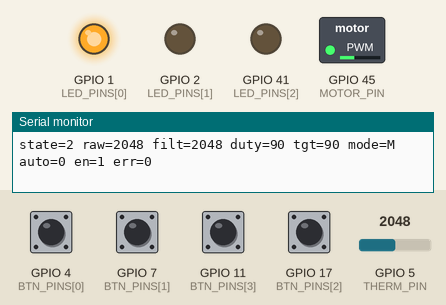
Simulated run of this sketch. Board: ESP32. Shown: switched loads named in the sketch (green lamp = pin HIGH), output pins drawn as LEDs (lit = HIGH), the last lines printed to the serial monitor. The inputs (shaded band) are chosen by the test bench; at power-on: GPIO 4 (BTN_PINS[0]), GPIO 7 (BTN_PINS[1]), GPIO 11 (BTN_PINS[3]), GPIO 17 (BTN_PINS[2]) HIGH, GPIO 5 (THERM_PIN) = 2048 (analog values on the 0–4095 scale).

Above: at 1.7 s.
1.8 s: GPIO 11 (BTN_PINS[3]) pulled LOW for 0.15 s
At 3.3 s:
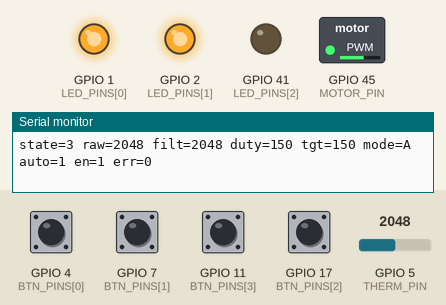
3.9 s: GPIO 5 (THERM_PIN) set to 2866
At 6.2 s:
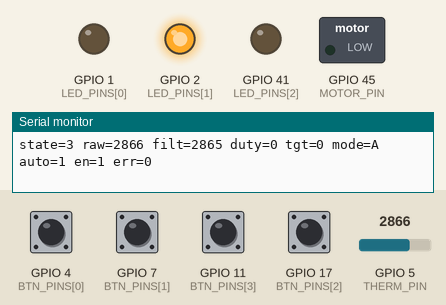
6.5 s: GPIO 5 (THERM_PIN) set to 2725
8.6 s: GPIO 5 (THERM_PIN) set to 2663
At 10.7 s:
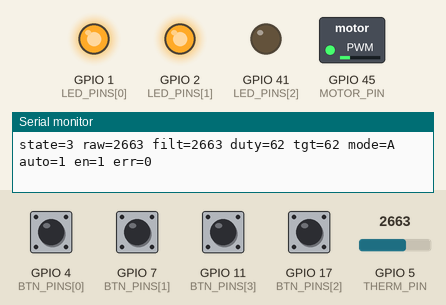
11.6 s: GPIO 5 (THERM_PIN) set to 3603
At 12.2 s:
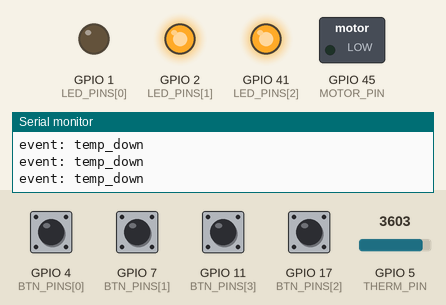
13.9 s: GPIO 5 (THERM_PIN) set to 3842
At 15.0 s:
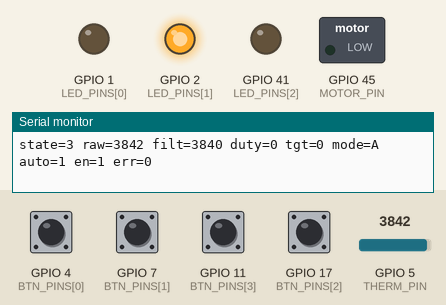
15.9 s: GPIO 5 (THERM_PIN) set to 3950
At 17.1 s:
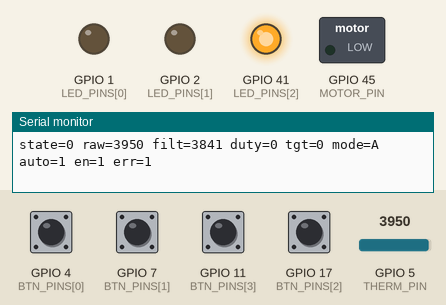
Timing chart, 0 to 18.4 s (numbered marks = the images above; inputs shaded):
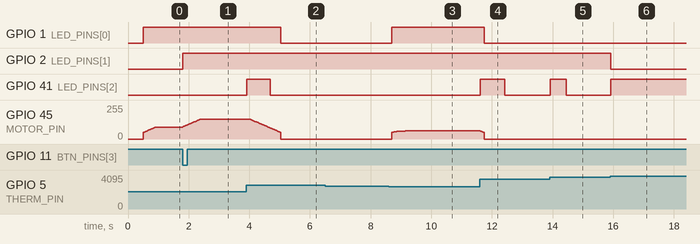

The sketch:

esp32-thermistor-fan-automation.ino
```cpp
#include <Arduino.h>
#include "headers/state_machine.h"

void setup() {
  Serial.begin(115200);
  delay(500);
  system_init();
  Serial.println("fan controller: leds fixed, temp events & hysteresis");
}

void loop() {
  system_update();
  delay(20);
}
```

buttons.h
```cpp
#pragma once
#include <Arduino.h>

//====== button identifiers ======

// order must match BTN_PINS[] in pins.h
enum ButtonId {
  BTN_POWER,
  BTN_SPEED_DOWN,
  BTN_SPEED_UP,
  BTN_AUTO,
  BTN_COUNT // keep last
};

void buttons_init();
void buttons_poll();
bool button_pressed(ButtonId id); // true once per press (edge)
```

leds.h
```cpp
#pragma once
#include <Arduino.h>

//====== led identifiers ======

// order must match LED_PINS[] in pins.h
enum LedId {
  LED_OK,
  LED_AUTO,
  LED_ERR,
  LED_COUNT // keep last
};

void leds_init();
void leds_blink_red_once();    // one-shot red blink (temp down)
void leds_blink_red_triple();  // three red blinks (duty limit hit)
void leds_blink_blue_once();   // one-shot blue blink (temp up)
void leds_update(bool errorFlag, bool autoMode, int currentDuty);
```

logger.h
```cpp
#pragma once

void logSample();               // periodic state snapshot
void logEvent(const char* msg); // one-shot event message
```

motor.h
```cpp
#pragma once
#include <Arduino.h>

void motor_init();
void motor_set_target(int duty); // 0..255
int  motor_get_target();
int  motor_get_current();        // actual duty after ramping
void motor_update();
```

state_machine.h
```cpp
#pragma once
#include <Arduino.h>

//====== mode and fan state ======

enum Mode {
  MODE_MANUAL = 0,
  MODE_AUTO   = 1
};

enum FanState {
  FS_ERROR  = 0,
  FS_OFF    = 1,
  FS_MANUAL = 2,
  FS_AUTO   = 3
};

void     system_init();
void     system_update();
FanState system_fan_state();
Mode     system_mode();
bool     system_motor_enabled();
bool     system_auto_mode();
int      system_manual_duty();
```

thermistor.h
```cpp
#pragma once
#include <Arduino.h>

void  thermistor_init();
void  thermistor_update();

int   thermistor_raw();
float thermistor_filtered();
bool  thermistor_error();

bool  thermistor_trend_up();   // auto-clear on read
bool  thermistor_trend_down(); // auto-clear on read
void  thermistor_clear_trends();
```

buttons.cpp
```cpp
#include "headers/buttons.h"
#include "headers/pins.h"

static bool lastState[BTN_COUNT];
static bool pressEdge[BTN_COUNT];

void buttons_init() {
  for (int i = 0; i < BTN_COUNT; i++) {
    pinMode(BTN_PINS[i], INPUT_PULLUP);
    lastState[i] = digitalRead(BTN_PINS[i]);
    pressEdge[i] = false;
  }
}

void buttons_poll() {
  for (int i = 0; i < BTN_COUNT; i++) {
    bool now = digitalRead(BTN_PINS[i]);
    pressEdge[i] = (lastState[i] == HIGH && now == LOW);
    lastState[i] = now;
  }
}

bool button_pressed(ButtonId id) {
  bool v = pressEdge[id];
  pressEdge[id] = false;
  return v;
}
```

leds.cpp
```cpp
#include "headers/leds.h"
#include "headers/pins.h"
#include "headers/config.h"

// one-shot blink timers: time until which led is on
static unsigned long redBlinkUntil  = 0;
static unsigned long blueBlinkUntil = 0;

// triple blink state
static int  redTripleCount    = 0;    // blinks remaining
static bool redTriplePhase    = false; // true = on, false = off
static unsigned long redTripleNext = 0;

void leds_init() {
  for (int i = 0; i < LED_COUNT; i++) {
    pinMode(LED_PINS[i], OUTPUT);
    digitalWrite(LED_PINS[i], LOW);
  }
}

void leds_blink_red_once() {
  redBlinkUntil = millis() + BLINK_TIME_MS;
}

void leds_blink_red_triple() {
  redTripleCount = 3;
  redTriplePhase = true;
  redTripleNext  = millis() + BLINK_TIME_MS;
  redBlinkUntil  = 0; // override single blink
}

void leds_blink_blue_once() {
  blueBlinkUntil = millis() + BLINK_TIME_MS;
}

void leds_update(bool errorFlag, bool autoMode, int currentDuty) {
  unsigned long now = millis();

  // ------- green: motor actually spinning, no error -------
  bool greenOn = (!errorFlag && currentDuty >= MIN_DUTY);

  // ------- red: solid on error, triple blink, or single blink ---
  bool redOn = false;
  if (errorFlag) {
    redOn = true;
    redBlinkUntil  = 0;
    redTripleCount = 0;
  } else if (redTripleCount > 0) {
    // triple blink in progress
    redOn = redTriplePhase;
    if (now >= redTripleNext) {
      if (redTriplePhase) {
        // was on, switch to off gap
        redTriplePhase = false;
        redTripleNext = now + BLINK_TIME_MS / 2;
      } else {
        // was off gap, start next blink
        redTripleCount--;
        if (redTripleCount > 0) {
          redTriplePhase = true;
          redTripleNext = now + BLINK_TIME_MS;
        }
      }
    }
  } else if (now < redBlinkUntil) {
    redOn = true;
  }

  // ------- blue: auto indicator + temp up blink -----------
  bool blueOn = false;

  // blink has priority
  if (!errorFlag && now < blueBlinkUntil) {
    blueOn = true;
  } else {
    blueBlinkUntil = 0;
    // steady blue when auto mode is active and no error
    if (!errorFlag && autoMode) {
      blueOn = true;
    }
  }

  digitalWrite(LED_PINS[LED_OK],   greenOn ? HIGH : LOW);
  digitalWrite(LED_PINS[LED_ERR],  redOn   ? HIGH : LOW);
  digitalWrite(LED_PINS[LED_AUTO], blueOn  ? HIGH : LOW);
}
```

logger.cpp
```cpp
#include <Arduino.h>
#include "headers/logger.h"
#include "headers/config.h"
#include "headers/state_machine.h"
#include "headers/thermistor.h"
#include "headers/motor.h"

static unsigned long lastLog = 0;

void logSample() {
  if (!ENABLE_LOG) return;

  unsigned long now = millis();
  if (now - lastLog < LOG_INTERVAL_MS) return;
  lastLog = now;

  Serial.print("state=");
  Serial.print((int)system_fan_state());
  Serial.print(" raw=");
  Serial.print(thermistor_raw());
  Serial.print(" filt=");
  Serial.print((int)thermistor_filtered());
  Serial.print(" duty=");
  Serial.print(motor_get_current());
  Serial.print(" tgt=");
  Serial.print(motor_get_target());
  Serial.print(" mode=");
  Serial.print((system_mode() == MODE_MANUAL) ? "M" : "A");
  Serial.print(" auto=");
  Serial.print(system_auto_mode() ? 1 : 0);
  Serial.print(" en=");
  Serial.print(system_motor_enabled() ? 1 : 0);
  Serial.print(" err=");
  Serial.println(thermistor_error() ? 1 : 0);
}

void logEvent(const char* msg) {
  if (!ENABLE_LOG) return;
  Serial.print("event: ");
  Serial.println(msg);
}
```

motor.cpp
```cpp
#include "headers/motor.h"
#include "headers/pins.h"
#include "headers/config.h"

static int targetDuty  = 0;
static int currentDuty = 0;

void motor_init() {
  pinMode(MOTOR_PIN, OUTPUT);
  ledcAttach(MOTOR_PIN, MOTOR_FREQ, MOTOR_RES);
  ledcWrite(MOTOR_PIN, 0);
}

void motor_set_target(int duty) {
  if (duty < 0)   duty = 0;
  if (duty > 255) duty = 255;
  targetDuty = duty;
}

int motor_get_target()  { return targetDuty; }
int motor_get_current() { return currentDuty; }

void motor_update() {
  if (currentDuty < targetDuty) {
    currentDuty += RAMP_STEP;
    if (currentDuty > targetDuty) currentDuty = targetDuty;
  } else if (currentDuty > targetDuty) {
    currentDuty -= RAMP_STEP;
    if (currentDuty < targetDuty) currentDuty = targetDuty;
  }

  // avoid tiny useless values
  if (currentDuty > 0 && currentDuty < MIN_DUTY) {
    if (targetDuty == 0) currentDuty = 0;
    else currentDuty = MIN_DUTY;
  }

  ledcWrite(MOTOR_PIN, currentDuty);
}
```

state_machine.cpp
```cpp
#include "headers/state_machine.h"
#include "headers/buttons.h"
#include "headers/motor.h"
#include "headers/thermistor.h"
#include "headers/leds.h"
#include "headers/logger.h"
#include "headers/config.h"

static Mode     mode         = MODE_MANUAL;
static FanState fanState     = FS_OFF;
static bool     autoMode     = false;   // blue button toggle
static bool     motorEnabled = true;    // green button toggle
static int      manualDuty   = MANUAL_DUTY_DEFAULT;

FanState system_fan_state()      { return fanState; }
Mode     system_mode()           { return mode; }
bool     system_motor_enabled()  { return motorEnabled; }
bool     system_auto_mode()      { return autoMode; }
int      system_manual_duty()    { return manualDuty; }

//====== init ======

void system_init() {
  buttons_init();
  motor_init();
  thermistor_init();
  leds_init();

  motor_set_target(0);
}

//====== compute target duty ======

static void update_logic() {
  int targetDuty = 0;
  fanState = FS_OFF;

  if (thermistor_error()) {
    fanState = FS_ERROR;
    targetDuty = 0;
    motor_set_target(targetDuty);
    return;
  }

  if (mode == MODE_MANUAL) {
    if (motorEnabled) {
      targetDuty = manualDuty;
      fanState = (targetDuty > 0) ? FS_MANUAL : FS_OFF;
    } else {
      targetDuty = 0;
      fanState = FS_OFF;
    }
  } else { // MODE_AUTO
    fanState = FS_AUTO;

    float filtTemp = thermistor_filtered();
    int autoDuty = 0;

    if (filtTemp <= HOT_ADC) {
      autoDuty = MAX_DUTY;
    } else if (filtTemp >= COOL_ADC) {
      autoDuty = 0;
    } else {
      float t = (float)(COOL_ADC - filtTemp) / (float)(COOL_ADC - HOT_ADC);
      if (t < 0) t = 0;
      if (t > 1) t = 1;
      autoDuty = MIN_DUTY + (int)(t * (MAX_DUTY - MIN_DUTY));
    }

    if (!motorEnabled) {
      autoDuty = 0;
    }

    targetDuty = autoDuty;
  }

  motor_set_target(targetDuty);
}

//====== main loop ======

void system_update() {
  buttons_poll();

  // ---------- buttons ----------
  if (button_pressed(BTN_POWER)) {
    motorEnabled = !motorEnabled;
  }

  if (button_pressed(BTN_AUTO)) {
    autoMode = !autoMode;
    mode = autoMode ? MODE_AUTO : MODE_MANUAL;
  }

  if (mode == MODE_MANUAL) {
    if (button_pressed(BTN_SPEED_DOWN)) {
      manualDuty -= MANUAL_DUTY_STEP;
      if (manualDuty < MIN_DUTY) {
        // below minimum -> motor off, triple red blink
        manualDuty = 0;
        leds_blink_red_triple();
        logEvent("duty below min -> OFF");
      }
    }
    if (button_pressed(BTN_SPEED_UP)) {
      manualDuty += MANUAL_DUTY_STEP;
      if (manualDuty > MAX_DUTY) {
        // above maximum -> clamp, triple red blink
        manualDuty = MAX_DUTY;
        leds_blink_red_triple();
        logEvent("duty at max limit");
      }
      // if coming from 0, jump to MIN_DUTY
      if (manualDuty > 0 && manualDuty < MIN_DUTY) {
        manualDuty = MIN_DUTY;
      }
    }
  }

  // ---------- temperature ----------
  thermistor_update();

  // temperature event blinks
  if (!thermistor_error()) {
    if (thermistor_trend_down()) {
      // adc up -> cooler -> temp falling -> red blink
      leds_blink_red_once();
      logEvent("temp_down");
    }
    if (thermistor_trend_up()) {
      // adc down -> hotter -> temp rising -> blue blink only in manual
      if (mode == MODE_MANUAL) {
        leds_blink_blue_once();
      }
      logEvent("temp_up");
    }
  }

  // ---------- core logic ----------
  update_logic();
  motor_update();
  leds_update(thermistor_error(), autoMode, motor_get_current());
  logSample();
}
```

thermistor.cpp
```cpp
#include "headers/thermistor.h"
#include "headers/pins.h"
#include "headers/config.h"

static int   lastRaw      = -1;
static float filt         = -1.0f;
static float prevFilt     = -1.0f;
static bool  errFlag      = false;
static bool  prevErrFlag  = false;
static bool  trendUp      = false;
static bool  trendDown    = false;

void thermistor_init() {
  analogReadResolution(12);
  lastRaw = analogRead(THERM_PIN);
  filt = lastRaw;
  prevFilt = filt;
}

void thermistor_update() {
  prevErrFlag = errFlag;

  int raw = analogRead(THERM_PIN);
  lastRaw = raw;

  // simple fault detection: out of sane range
  if (raw < RAW_MIN_OK || raw > RAW_MAX_OK) {
    errFlag = true;
  } else {
    errFlag = false;
  }

  // handle error transitions: clear all trends
  if (errFlag != prevErrFlag) {
    trendUp   = false;
    trendDown = false;
  }

  if (errFlag) return;

  // first-time init of filter
  if (filt < 0) {
    filt = raw;
    prevFilt = filt;
    return;
  }

  // remember previous filtered value
  prevFilt = filt;

  // low-pass filter
  filt = FILTER_ALPHA * filt + (1.0f - FILTER_ALPHA) * raw;

  int diff = (int)filt - (int)prevFilt;

  // diff > 0: adc up -> cooler -> temp falling
  if (diff > TEMP_DELTA_EVT) {
    trendDown = true;   // temp going down (cooler)
  }
  // diff < 0: adc down -> hotter -> temp rising
  else if (diff < -TEMP_DELTA_EVT) {
    trendUp = true;     // temp going up (hotter)
  }
}

int   thermistor_raw()      { return lastRaw; }
float thermistor_filtered() { return filt; }
bool  thermistor_error()    { return errFlag; }

bool thermistor_trend_up() {
  bool t = trendUp;
  trendUp = false;
  return t;
}

bool thermistor_trend_down() {
  bool t = trendDown;
  trendDown = false;
  return t;
}

void thermistor_clear_trends() {
  trendUp = trendDown = false;
}
```

config.h
```cpp
#pragma once

//====== motor pwm ======

static const int MOTOR_FREQ = 20000; // 20 kHz, above audible range
static const int MOTOR_RES  = 8;     // 8-bit resolution, duty 0..255
static const int RAMP_STEP  = 2;     // duty change per update cycle

static const int MIN_DUTY = 50;      // lowest duty where motor starts
static const int MAX_DUTY = 150;     // comfortable max

//====== thermistor adc ======

static const int   RAW_MIN_OK     = 200;  // below = sensor shorted
static const int   RAW_MAX_OK     = 3900; // above = sensor disconnected
static const float FILTER_ALPHA   = 0.9f; // ema weight, higher = less smoothing
static const int   TEMP_DELTA_EVT = 5;    // adc steps for trend event

//====== auto mode thresholds ======

static const int HOT_ADC  = 2400; // adc value when hot -> full speed
static const int COOL_ADC = 2700; // adc value when cool -> off

//====== manual mode ======

static const int MANUAL_DUTY_STEP    = 5;  // +/- per button press
static const int MANUAL_DUTY_DEFAULT = 90; // starting duty in manual

//====== led timing ======

static const unsigned long BLINK_TIME_MS  = 250; // one-shot blink duration

//====== serial logging ======

static const bool          ENABLE_LOG      = true;
static const unsigned long LOG_INTERVAL_MS = 200;
```

pins.h
```cpp
#pragma once
#include "buttons.h"
#include "leds.h"

//====== buttons ======

static const int BTN_PINS[BTN_COUNT] = {
  4,   // BTN_POWER
  7,   // BTN_SPEED_DOWN
  17,  // BTN_SPEED_UP
  11   // BTN_AUTO
};

//====== motor ======

static const int MOTOR_PIN = 45;

//====== thermistor ======

static const int THERM_PIN = 5;

//====== leds ======

static const int LED_PINS[LED_COUNT] = {
  1,  // LED_OK (green)
  2,  // LED_AUTO (blue)
  41   // LED_ERR (red)
};
```

Measured:
- the behaviour switches between 2700 and 2699 on GPIO 5 (THERM_PIN) (found by bisection; images 2 and 3)
- the behaviour switches between 3900 and 3901 on GPIO 5 (THERM_PIN) (found by bisection; images 5 and 6)
- after the input at 1.8 s, GPIO 2 (LED_PINS[1]): LOW → HIGH at once; GPIO 45 (MOTOR_PIN): moves from 90/255 to 149/255 over 0.59 s, starting at once
- after the input at 3.9 s, GPIO 1 (LED_PINS[0]): HIGH → LOW after 1.1 s; GPIO 41 (LED_PINS[2]): LOW → HIGH at once, → LOW 0.78 s later; GPIO 45 (MOTOR_PIN): moves from 149/255 to 0/255 over 1.0 s, starting after 0.12 s
- after the input at 8.6 s, GPIO 1 (LED_PINS[0]): LOW → HIGH after 0.10 s; GPIO 45 (MOTOR_PIN): moves from 0/255 to 62/255 over 0.71 s, starting after 0.10 s
- after the input at 11.6 s, GPIO 1 (LED_PINS[0]): HIGH → LOW after 0.14 s; GPIO 41 (LED_PINS[2]): LOW → HIGH at once, → LOW 0.80 s later; GPIO 45 (MOTOR_PIN): 62/255 → 0/255 at once
- after the input at 13.9 s, GPIO 41 (LED_PINS[2]): LOW → HIGH at once, → LOW 0.53 s later
- after the input at 15.9 s, GPIO 2 (LED_PINS[1]): HIGH → LOW at once; GPIO 41 (LED_PINS[2]): LOW → HIGH at once
